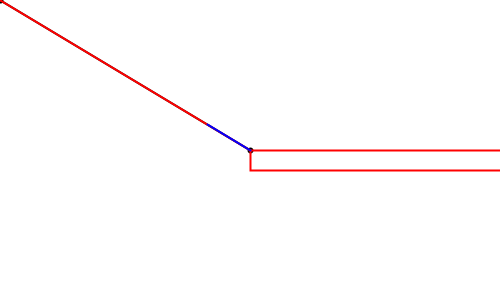
Frame 1 (no input)
Frame 60 (the mouse pressed at the canvas centre just before this capture): identical to frame 1, image omitted
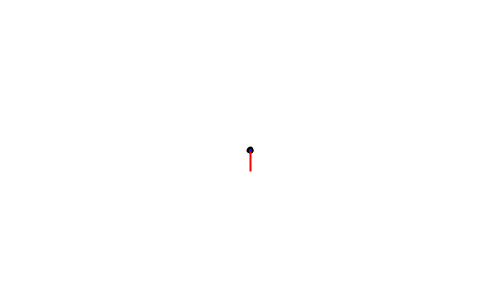
Frame 120 (the mouse held since frame 60 and released just before this capture)

The Processing sketch that drew these frames (run headless with seeded random() and noise(); from frame 60 on, the mouse is pressed at the canvas centre):

// Processing sketch: sketch_23_Vector_Math
// ── sketch_23_Vector_Math.pde

void setup() {
  size(500, 300);
  // We look at:
  //add(sub)
  //mult(div) 'scale'
  //magnitude mag()
  //normalize()
}

void draw() {
  background(255);
  strokeWeight(2);
  stroke(0);
  noFill();

  translate(width/2, height/2);
  ellipse(0, 0, 4, 4);

  PVector mouse = new PVector(mouseX, mouseY);
  PVector centre = new PVector(width / 2, height/2);
  PVector mouseopp = new PVector(mouseX, mouseY);

  //SUB
  mouse.sub(centre);
  //we need to sub here as all the vectors are drawm from the origin (0,0)
  //comment out the sub to see
  //Examples:
  line(0, 0, mouse.x, mouse.y);
  //the (0, 0) is not the top left due to the translate
  ellipse(mouse.x, mouse.y, 5, 5);

  //MULT:
  mouse.mult(2); // this scales the vector * 2
  //so in effect its twice as long
  //mouse.mult(0.5) //will make it half as long
  stroke(255, 0, 0);
  line(0, 0, mouse.x, mouse.y);

  //MAG basically 'length'
  //gets the length of the vector through pithagros (spell?)
  // a2 + b2 = c2
  //where a and b are x and y, and c is the vector
  //do really need to know all that but there you go ^^

  float m = mouse.mag();
  //rectangle changs based on the magnitude of the vector(or length of the vector)
  rect(0, 0, m, 20);

  //normalize
  //normalizing a vector is taking its length (mag) and setting
  //it to a fixed value (default 1)
  //although 1 is small so we mult() so we can see it
  mouseopp.sub(centre);
  stroke(0, 0, 255);
  
  mouseopp.normalize();// this normalize and mult is 
  mouseopp.mult(50);//used alot so there is a function
  //called setmag(), which does this:
  
  mouseopp.setMag(50); // does the same
  
  line(0, 0, mouseopp.x, mouseopp.y);
}
